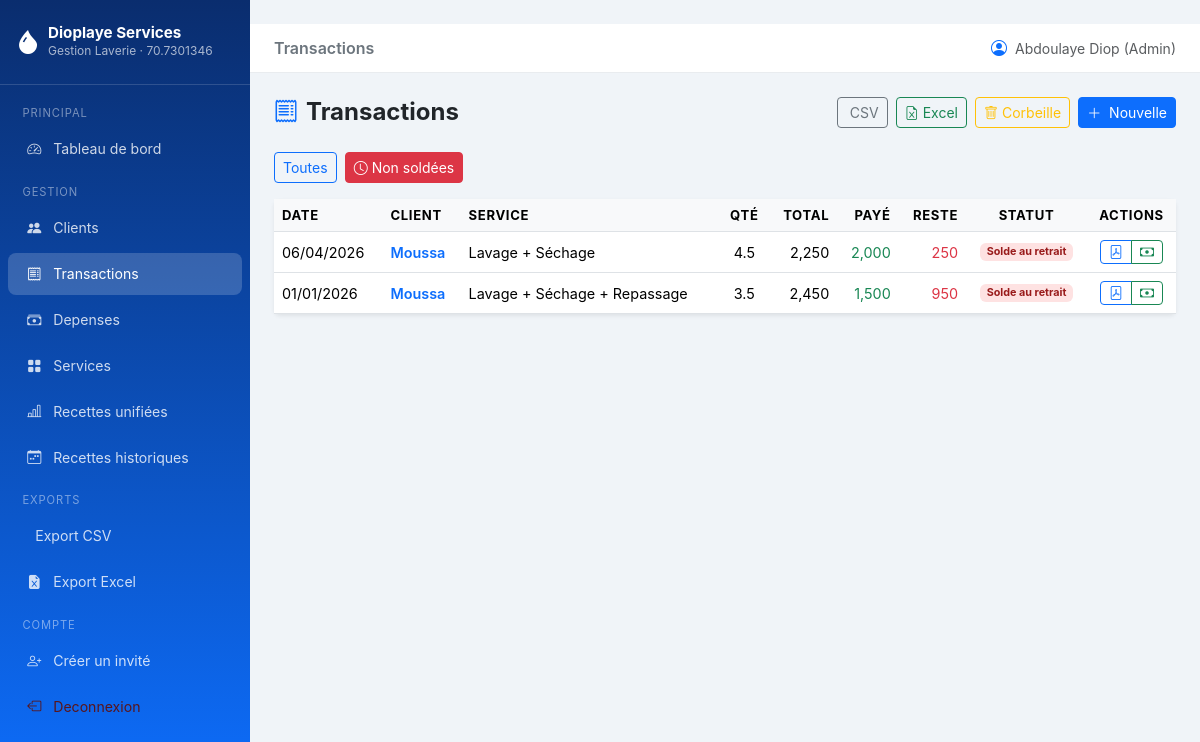
The app's page /transactions/?filtre=non_soldes (signed in) with its own data.
### models.py (models this page shows, shortened)
class User(UserMixin, db.Model):
    __tablename__ = "users"
    id = db.Column(db.Integer, primary_key=True)
    username = db.Column(db.String(64), unique=True, nullable=False)
    email = db.Column(db.String(120), unique=True, nullable=False)
    password_hash = db.Column(db.String(256), nullable=False)
    role = db.Column(db.String(20), nullable=False, default="invite")
    is_active = db.Column(db.Boolean, default=True)
    created_at = db.Column(db.DateTime, default=datetime.utcnow)
    @property
    def is_admin(self) -> bool:
        return (self.role or "").lower() == "admin"

class Transaction(db.Model):
    __tablename__ = "transactions"
    TYPE_CHOICES = ["recette"]
    id = db.Column(db.Integer, primary_key=True)
    client_id = db.Column(db.Integer, db.ForeignKey("clients.id"), nullable=False)
    service_id = db.Column(db.Integer, db.ForeignKey("services.id"), nullable=False)
    quantite = db.Column(db.Float, nullable=False, default=1.0)
    total = db.Column(db.Float, nullable=False)
    montant_paye = db.Column(db.Float, default=0.0)
    type_transaction = db.Column(db.String(20), default="recette")
    date_transaction = db.Column(db.Date, default=date.today)
    notes = db.Column(db.String(300), nullable=True)
    created_at = db.Column(db.DateTime, default=datetime.utcnow)
    created_by_id = db.Column(db.Integer, db.ForeignKey("users.id"), nullable=True)
    deleted_at = db.Column(db.DateTime, nullable=True)
    client = db.relationship("Client", back_populates="transactions")
    service = db.relationship("Service", back_populates="transactions")
    created_by = db.relationship("User", foreign_keys=[created_by_id])
    paiements = db.relationship(
        "Paiement",
        back_populates="transaction",
        lazy="dynamic",
        cascade="all, delete-orphan",
    )
    @property
    def total_paye(self) -> float:
        if not self.id:
            return float(self.montant_paye or 0)
        result = db.session.query(
            db.func.coalesce(db.func.sum(Paiement.montant), 0)
        ).filter(
            Paiement.transaction_id == self.id
        ).scalar()
        return float(result or 0)
    @property
    def solde_restant(self) -> float:
        return max(0.0, float(self.total or 0) - self.total_paye)
    @property
    def est_solde(self) -> bool:
        return self.solde_restant <= 0

class Client(db.Model):
    __tablename__ = "clients"
    id = db.Column(db.Integer, primary_key=True)
    nom = db.Column(db.String(100), nullable=False)
    telephone = db.Column(db.String(20), nullable=True)
    adresse = db.Column(db.String(200), nullable=True)
    remarque = db.Column(db.String(300), nullable=True)
    created_at = db.Column(db.DateTime, default=datetime.utcnow)
    transactions = db.relationship(
        "Transaction",
        back_populates="client",
        lazy="dynamic",
        cascade="all, delete-orphan",
    )

class Service(db.Model):
    __tablename__ = "services"
    id = db.Column(db.Integer, primary_key=True)
    nom = db.Column(db.String(100), nullable=False, unique=True)
    prix_unitaire = db.Column(db.Float, nullable=False)
    description = db.Column(db.String(255), nullable=True)
    actif = db.Column(db.Boolean, default=True)
    created_at = db.Column(db.DateTime, default=datetime.utcnow)
    transactions = db.relationship("Transaction", back_populates="service", lazy="dynamic")

### routes/transactions.py (the view)
@transactions_bp.route("/")
@login_required
def index():
    page = request.args.get("page", 1, type=int)
    filtre = request.args.get("filtre", "tous")
    query = Transaction.query.filter(
        Transaction.deleted_at == None  # noqa: E711
    ).order_by(Transaction.date_transaction.desc())
    if filtre == "non_soldes":
        query = query.filter(Transaction.montant_paye < Transaction.total)
    pagination = query.paginate(page=page, per_page=Config.ITEMS_PER_PAGE, error_out=False)
    return render_template(
        "transactions/index.html",
        transactions=pagination.items,
        pagination=pagination,
        filtre=filtre,
    )

### templates/transactions/index.html (shortened to what this page needs)
﻿{% extends "base.html" %}
{% block page_title %}Transactions{% endblock %}
{% block content %}
<div class="d-flex justify-content-between align-items-center mb-4">
  <h4 class="fw-bold mb-0"><i class="bi bi-receipt text-primary me-2"></i>Transactions</h4>
  <div class="d-flex gap-2">
    <a href="{{ url_for('exports.transactions_csv') }}" class="btn btn-outline-secondary btn-sm">
      CSV
    </a>
    <a href="{{ url_for('exports.transactions_excel') }}" class="btn btn-outline-success btn-sm">
      <i class="bi bi-file-earmark-excel me-1"></i>Excel
    </a>
    {% if current_user.is_admin %}
    <a href="{{ url_for('transactions.corbeille') }}" class="btn btn-outline-warning btn-sm">
      <i class="bi bi-trash me-1"></i>Corbeille
    </a>
    {% endif %}
    <a href="{{ url_for('transactions.create') }}" class="btn btn-primary btn-sm">
      <i class="bi bi-plus-lg me-1"></i> Nouvelle
    </a>
  </div>
</div>
<div class="mb-3 d-flex gap-2">
  <a href="{{ url_for('transactions.index', filtre='tous') }}"
     class="btn btn-sm {% if filtre == 'tous' %}btn-primary{% else %}btn-outline-primary{% endif %}">
    Toutes
  </a>
  <a href="{{ url_for('transactions.index', filtre='non_soldes') }}"
     class="btn btn-sm {% if filtre == 'non_soldes' %}btn-danger{% else %}btn-outline-danger{% endif %}">
    <i class="bi bi-clock me-1"></i>Non soldées
  </a>
</div>
<div class="card border-0 shadow-sm">
  <div class="card-body p-0">
    <div class="table-responsive">
      <table class="table table-hover mb-0">
        <thead>
          <tr>
            <th>Date</th>
            <th>Client</th>
            <th>Service</th>
            <th class="text-center">Qté</th>
            <th class="text-end">Total</th>
            <th class="text-end">Payé</th>
            <th class="text-end">Reste</th>
            <th class="text-center">Statut</th>
            <th class="text-center">Actions</th>
          </tr>
        </thead>
        <tbody>
          {% for tx in transactions %}
          <tr>
            <td>{{ tx.date_transaction.strftime("%d/%m/%Y") }}</td>
            <td>
              <a href="{{ url_for('clients.detail', client_id=tx.client_id) }}"
                 class="text-decoration-none fw-semibold">{{ tx.client.nom }}</a>
            </td>
            <td>{{ tx.service.nom }}</td>
            <td class="text-center">{{ "{:g}".format(tx.quantite) }}</td>
            <td class="text-end">{{ "{:,.0f}".format(tx.total) }}</td>
            <td class="text-end text-success">{{ "{:,.0f}".format(tx.total_paye) }}</td>
            <td class="text-end {% if tx.solde_restant > 0 %}text-danger{% endif %}">
              {{ "{:,.0f}".format(tx.solde_restant) }}
            </td>
            <td class="text-center">
              {% if tx.est_solde %}
              <span class="badge badge-solde">Soldé</span>
              {% elif tx.total_paye <= 0 %}
              <span class="badge badge-du">Paiement au retrait</span>
              {% else %}
              <span class="badge badge-du">Solde au retrait</span>
              {% endif %}
            </td>
            <td class="text-center">
              <div class="btn-group btn-group-sm">
                <a href="{{ url_for('exports.recu_pdf', tx_id=tx.id) }}"
                   class="btn btn-outline-primary" title="PDF" target="_blank">
                  <i class="bi bi-file-pdf"></i>
                </a>
                {% if not tx.est_solde %}
                <a href="{{ url_for('transactions.paiement', tx_id=tx.id) }}"
                   class="btn btn-outline-success" title="Encaisser / Retrait">
                  <i class="bi bi-cash"></i>
                </a>
                {% endif %}
              </div>
            </td>
          </tr>
          {% else %}
          <tr>
            <td colspan="9" class="text-center text-muted py-4">
              <i class="bi bi-receipt fs-2 d-block mb-2"></i>Aucune transaction
            </td>
          </tr>
          {% endfor %}
        </tbody>
      </table>
    </div>
  </div>
</div>
{% endblock %}

### templates/base.html (shortened to what this page needs)
﻿<!DOCTYPE html>
<html lang="fr">
<head>
  <link rel="stylesheet" href="https://cdn.jsdelivr.net/npm/bootstrap@5.3.3/dist/css/bootstrap.min.css">
  <link rel="stylesheet" href="https://cdn.jsdelivr.net/npm/bootstrap-icons@1.11.3/font/bootstrap-icons.css">
  <link rel="stylesheet" href="{{ url_for('static', filename='css/main.css') }}">
</head>
<body>
{% if current_user.is_authenticated %}
<nav id="sidebar">
  <div class="brand">
    <div class="d-flex align-items-center gap-2">
      <i class="bi bi-droplet-fill fs-4 text-white"></i>
      <div>
        <h5>{{ config.get('LAVERIE_NOM', 'Dioplaye Services') }}</h5>
        <small>Gestion Laverie · {{ config.get('LAVERIE_TELEPHONE', '-') }}</small>
      </div>
    </div>
  </div>
  <ul class="nav flex-column mt-2">
    <li class="nav-section">Principal</li>
    <li class="nav-item">
      <a class="nav-link {% if request.endpoint == 'dashboard.index' %}active{% endif %}"
         href="{{ url_for('dashboard.index') }}">
        <i class="bi bi-speedometer2"></i> Tableau de bord
      </a>
    </li>
    <li class="nav-section">Gestion</li>
    <li class="nav-item">
      <a class="nav-link {% if request.blueprint == 'clients' %}active{% endif %}"
         href="{{ url_for('clients.index') }}">
        <i class="bi bi-people-fill"></i> Clients
      </a>
    </li>
    <li class="nav-item">
      <a class="nav-link {% if request.blueprint == 'transactions' %}active{% endif %}"
         href="{{ url_for('transactions.index') }}">
        <i class="bi bi-receipt"></i> Transactions
      </a>
    </li>
    <li class="nav-item">
      <a class="nav-link {% if request.blueprint == 'depenses' %}active{% endif %}"
         href="{{ url_for('depenses.index') }}">
        <i class="bi bi-cash-stack"></i> Depenses
      </a>
    </li>
    <li class="nav-item">
      <a class="nav-link {% if request.blueprint == 'services' %}active{% endif %}"
         href="{{ url_for('services.index') }}">
        <i class="bi bi-grid-fill"></i> Services
      </a>
    </li>
    <li class="nav-item">
      <a class="nav-link {% if request.endpoint == 'recettes_historiques.unifiees' %}active{% endif %}"
         href="{{ url_for('recettes_historiques.unifiees') }}">
        <i class="bi bi-bar-chart-line"></i> Recettes unifiées
      </a>
    </li>
    {% if current_user.is_admin %}
    <li class="nav-item">
      <a class="nav-link {% if request.blueprint == 'recettes_historiques' and request.endpoint != 'recettes_historiques.unifiees' %}active{% endif %}"
         href="{{ url_for('recettes_historiques.index') }}">
        <i class="bi bi-calendar-week"></i> Recettes historiques
      </a>
    </li>
    {% endif %}
    <li class="nav-section">Exports</li>
    <li class="nav-item">
      <a class="nav-link" href="{{ url_for('exports.transactions_csv') }}">
         Export CSV
      </a>
    </li>
    <li class="nav-item">
      <a class="nav-link" href="{{ url_for('exports.transactions_excel') }}">
        <i class="bi bi-file-earmark-excel-fill"></i> Export Excel
      </a>
    </li>
    <li class="nav-section mt-auto">Compte</li>
    {% if current_user.is_admin %}
    <li class="nav-item">
      <a class="nav-link" href="{{ url_for('auth.create_invite') }}">
        <i class="bi bi-person-plus"></i> Créer un invité
      </a>
    </li>
    {% endif %}
    <li class="nav-item">
      <a class="nav-link text-danger-emphasis" href="{{ url_for('auth.logout') }}">
        <i class="bi bi-box-arrow-left"></i> Deconnexion
      </a>
    </li>
  </ul>
</nav>
{% endif %}
<div id="main-content">
  {% if current_user.is_authenticated %}
  <div class="topbar d-flex align-items-center justify-content-between">
    <div class="d-flex align-items-center gap-3">
      <span class="fw-semibold text-secondary">{% block page_title %}{% endblock %}</span>
    </div>
    <div class="d-flex align-items-center gap-2">
      <i class="bi bi-person-circle text-primary"></i>
      <small class="text-muted">
        {{ current_user.username }}{% if current_user.is_admin %} (Admin){% else %} (Invité){% endif %}
      </small>
    </div>
  </div>
  {% endif %}
  <div class="page-content">
    {% block content %}{% endblock %}
  </div>
</div>
</body>
</html>

### static/css/main.css (style rules this page uses)
:root { --sidebar-width: 250px; --primary: #0d6efd; --success: #198754; }
body { background: #f0f4f8; font-family: 'Inter', sans-serif; }
#sidebar { width: var(--sidebar-width); min-height: 100vh; background: linear-gradient(180deg, #0a2d6e 0%, #0d6efd 100%); position: fixed; top: 0; left: 0; z-index: 100; transition: transform 0.3s ease; }
#sidebar .brand { padding: 1.5rem 1rem; border-bottom: 1px solid rgba(255,255,255,.15); }
#sidebar .brand h5 { color: #fff; font-weight: 700; margin: 0; font-size: .95rem; }
#sidebar .brand small { color: rgba(255,255,255,.65); font-size: .75rem; }
#sidebar .nav-link { color: rgba(255,255,255,.8); padding: .65rem 1.2rem; border-radius: 8px; margin: 2px 8px; transition: all .2s; font-size: .88rem; }
#sidebar .nav-link:hover, #sidebar .nav-link.active { background: rgba(255,255,255,.18); color: #fff; }
#sidebar .nav-link i { width: 20px; text-align: center; margin-right: 8px; }
#sidebar .nav-section { font-size: .7rem; text-transform: uppercase; letter-spacing: .08em; color: rgba(255,255,255,.45); padding: .75rem 1.4rem .25rem; }
#main-content { margin-left: var(--sidebar-width); min-height: 100vh; }
.topbar { background: #fff; border-bottom: 1px solid #e9ecef; padding: .75rem 1.5rem; position: sticky; top: 0; z-index: 50; }
.page-content { padding: 1.5rem; }
.table thead th { background: #f8f9fa; font-size: .82rem; text-transform: uppercase; letter-spacing: .05em; }
.table td { vertical-align: middle; font-size: .9rem; }
.badge-du { background: #fee2e2; color: #991b1b; }

### templates/base.html (style rules this page uses)
:root { --sidebar-width: 250px; --primary: #0d6efd; --success: #198754; }
body { background: #f0f4f8; font-family: 'Inter', sans-serif; }
#sidebar { width: var(--sidebar-width); min-height: 100vh; background: linear-gradient(180deg, #0a2d6e 0%, #0d6efd 100%); position: fixed; top: 0; left: 0; z-index: 100; transition: transform 0.3s ease; }
#sidebar .brand { padding: 1.5rem 1rem; border-bottom: 1px solid rgba(255,255,255,.15); }
#sidebar .brand h5 { color: #fff; font-weight: 700; margin: 0; font-size: .95rem; }
#sidebar .brand small { color: rgba(255,255,255,.65); font-size: .75rem; }
#sidebar .nav-link { color: rgba(255,255,255,.8); padding: .65rem 1.2rem; border-radius: 8px; margin: 2px 8px; transition: all .2s; font-size: .88rem; }
#sidebar .nav-link:hover, #sidebar .nav-link.active { background: rgba(255,255,255,.18); color: #fff; }
#sidebar .nav-link i { width: 20px; text-align: center; margin-right: 8px; }
#sidebar .nav-section { font-size: .7rem; text-transform: uppercase; letter-spacing: .08em; color: rgba(255,255,255,.45); padding: .75rem 1.4rem .25rem; }
#main-content { margin-left: var(--sidebar-width); min-height: 100vh; }
.topbar { background: #fff; border-bottom: 1px solid #e9ecef; padding: .75rem 1.5rem; position: sticky; top: 0; z-index: 50; }
.page-content { padding: 1.5rem; }
.table thead th { background: #f8f9fa; font-size: .82rem; text-transform: uppercase; letter-spacing: .05em; }
.table td { vertical-align: middle; font-size: .9rem; }
.badge-du { background: #fee2e2; color: #991b1b; }

### records on screen
User: username "Abdoulaye Diop"
Transaction: date_transaction "06/04/2026", client.nom "Moussa", service.nom "Lavage + Séchage", quantite "4.5", total "2,250", total_paye "2,000", solde_restant "250", shows "Solde au retrait"
Transaction: date_transaction "01/01/2026", client.nom "Moussa", service.nom "Lavage + Séchage + Repassage", quantite "3.5", total "2,450", total_paye "1,500", solde_restant "950", shows "Solde au retrait"

### other values on screen
{{ config.get('LAVERIE_NOM', 'Dioplaye Services') }} "Dioplaye Services"
{{ config.get('LAVERIE_TELEPHONE', '-') }} "70.7301346"
